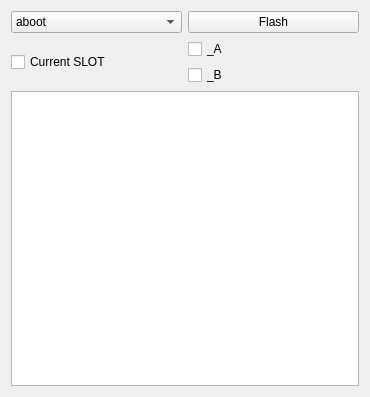
<?xml version="1.0" encoding="UTF-8"?>
<ui version="4.0">
 <class>Advanced</class>
 <widget class="QWidget" name="Advanced">
  <property name="geometry">
   <rect>
    <x>0</x>
    <y>0</y>
    <width>370</width>
    <height>397</height>
   </rect>
  </property>
  <property name="windowTitle">
   <string>Advanced</string>
  </property>
  <layout class="QGridLayout" name="gridLayout">
   <item row="0" column="0">
    <layout class="QVBoxLayout" name="verticalLayout_2">
     <item>
      <layout class="QHBoxLayout" name="horizontalLayout">
       <item>
        <widget class="QComboBox" name="boxPart">
         <item>
          <property name="text">
           <string>aboot</string>
          </property>
         </item>
         <item>
          <property name="text">
           <string>boot</string>
          </property>
         </item>
         <item>
          <property name="text">
           <string>cmnlib</string>
          </property>
         </item>
         <item>
          <property name="text">
           <string>cmnlib64</string>
          </property>
         </item>
         <item>
          <property name="text">
           <string>custom</string>
          </property>
         </item>
         <item>
          <property name="text">
           <string>devcfg</string>
          </property>
         </item>
         <item>
          <property name="text">
           <string>dsp</string>
          </property>
         </item>
         <item>
          <property name="text">
           <string>dtbo</string>
          </property>
         </item>
         <item>
          <property name="text">
           <string>keymaster</string>
          </property>
         </item>
         <item>
          <property name="text">
           <string>mdtp</string>
          </property>
         </item>
         <item>
          <property name="text">
           <string>modem</string>
          </property>
         </item>
         <item>
          <property name="text">
           <string>picture</string>
          </property>
         </item>
         <item>
          <property name="text">
           <string>rpm</string>
          </property>
         </item>
         <item>
          <property name="text">
           <string>sbll</string>
          </property>
         </item>
         <item>
          <property name="text">
           <string>splash</string>
          </property>
         </item>
         <item>
          <property name="text">
           <string>system</string>
          </property>
         </item>
         <item>
          <property name="text">
           <string>tz</string>
          </property>
         </item>
         <item>
          <property name="text">
           <string>vbmeta</string>
          </property>
         </item>
         <item>
          <property name="text">
           <string>vendor</string>
          </property>
         </item>
        </widget>
       </item>
       <item>
        <widget class="QPushButton" name="btnFlash">
         <property name="text">
          <string>Flash</string>
         </property>
        </widget>
       </item>
      </layout>
     </item>
     <item>
      <layout class="QHBoxLayout" name="horizontalLayout_2">
       <item>
        <widget class="QCheckBox" name="checkCurrentSlot">
         <property name="text">
          <string>Current SLOT</string>
         </property>
        </widget>
       </item>
       <item>
        <layout class="QVBoxLayout" name="verticalLayout">
         <item>
          <widget class="QCheckBox" name="checkA">
           <property name="text">
            <string>_A</string>
           </property>
          </widget>
         </item>
         <item>
          <widget class="QCheckBox" name="checkB">
           <property name="text">
            <string>_B</string>
           </property>
          </widget>
         </item>
        </layout>
       </item>
      </layout>
     </item>
     <item>
      <widget class="QTextEdit" name="textLog">
       <property name="readOnly">
        <bool>true</bool>
       </property>
      </widget>
     </item>
    </layout>
   </item>
  </layout>
 </widget>
 <resources/>
 <connections/>
</ui>
